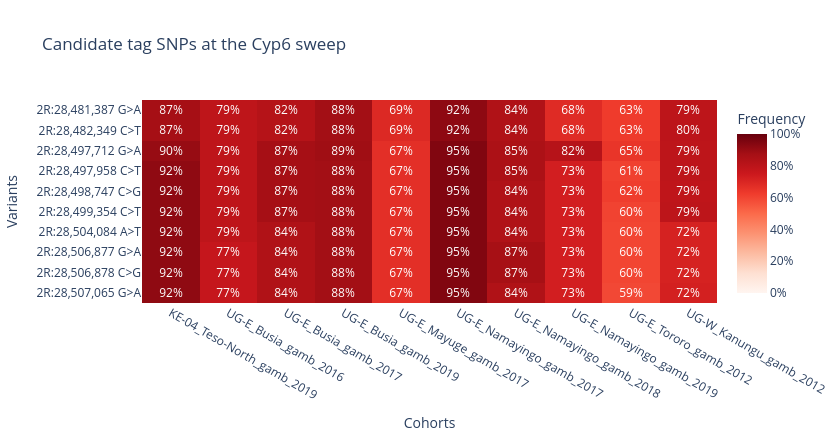

Notebook code cell kept with this figure:
### Markdown cell above
At *Cyp6* no SNP separates the swept haplotype perfectly: the best tags are still found on
about a sixth of the "other" haplotypes. The dendrogram explains why: a small group of haplotypes
sits just a few SNPs away from the swept cluster and shares most of its alleles. Those relatives
may carry the duplication too, which the next check helps to judge.

Phased haplotypes only include SNPs that pass the phasing filters, so a tag SNP should be checked
in the unphased SNP calls too, and in more places. Below we compute the frequency of the top tag
alleles in every district and year around Busia with `snp_allele_frequencies()`, alongside the
duplication (from Module 3.1). A tag that tracks the duplication everywhere, including in Tororo
and Kanungu where the duplication is less common, is more useful than one that only works in Busia.

### Code cell
top = tags.head(10)
frq = ag3.snp_allele_frequencies(
    region=cfg["cluster_region"],
    cohorts="admin2_year",
    sample_sets=SAMPLE_SETS,
    sample_query=REGION_QUERY,
).reset_index()
frq_tags = frq.merge(top[["position", "alt"]], left_on=["position", "alt_allele"], right_on=["position", "alt"])
ag3.plot_frequencies_heatmap(frq_tags.set_index("label"), index=None,
                             title=f"Candidate tag SNPs at the {LOCUS} sweep");

### Figure 1 — Plotly figure (JSON) as saved in the notebook; plotly's stock layout.template omitted (floating-point values rounded to 4 significant figures)
{"data": [{"coloraxis": "coloraxis", "name": "0", "texttemplate": "%{z:.0%}", "x": ["KE-04_Teso-North_gamb_2019", "UG-E_Busia_gamb_2016", "UG-E_Busia_gamb_2017", "UG-E_Busia_gamb_2019", "UG-E_Mayuge_gamb_2017", "UG-E_Namayingo_gamb_2017", "UG-E_Namayingo_gamb_2018", "UG-E_Namayingo_gamb_2019", "UG-E_Tororo_gamb_2012", "UG-W_Kanungu_gamb_2012"], "y": ["2R:28,481,387 G>A", "2R:28,482,349 C>T", "2R:28,497,712 G>A", "2R:28,497,958 C>T", "2R:28,498,747 C>G", "2R:28,499,354 C>T", "2R:28,504,084 A>T", "2R:28,506,877 G>A", "2R:28,506,878 C>G", "2R:28,507,065 G>A"], "z": [[0.871, 0.7917, 0.8226, 0.8784, 0.6905, 0.9211, 0.8382, 0.6818, 0.625, 0.7947], [0.871, 0.7917, 0.8226, 0.8784, 0.6905, 0.9211, 0.8382, 0.6818, 0.6295, 0.8], [0.9032, 0.7917, 0.871, 0.8851, 0.6667, 0.9474, 0.8529, 0.8182, 0.6473, 0.7947], [0.9194, 0.7917, 0.871, 0.8784, 0.6667, 0.9474, 0.8529, 0.7273, 0.6116, 0.7947], [0.9194, 0.7917, 0.871, 0.8784, 0.6667, 0.9474, 0.8382, 0.7273, 0.6205, 0.7895], [0.9194, 0.7917, 0.871, 0.8784, 0.6667, 0.9474, 0.8382, 0.7273, 0.6027, 0.7947], [0.9194, 0.7917, 0.8387, 0.8784, 0.6667, 0.9474, 0.8382, 0.7273, 0.5982, 0.7158], [0.9194, 0.7708, 0.8387, 0.8784, 0.6667, 0.9474, 0.8676, 0.7273, 0.5982, 0.7158], [0.9194, 0.7708, 0.8387, 0.8784, 0.6667, 0.9474, 0.8676, 0.7273, 0.5982, 0.7158], [0.9194, 0.7708, 0.8387, 0.8784, 0.6667, 0.9474, 0.8382, 0.7273, 0.5893, 0.7211]], "type": "heatmap", "xaxis": "x", "yaxis": "y", "hovertemplate": "x: %{x}<br>y: %{y}<br>color: %{z}<extra></extra>"}], "layout": {"xaxis": {"anchor": "y", "domain": [0.0, 1.0], "side": "bottom", "tickangle": 30, "title": {"text": "Cohorts"}}, "yaxis": {"anchor": "x", "domain": [0.0, 1.0], "autorange": "reversed", "title": {"text": "Variants"}}, "coloraxis": {"colorscale": [[0.0, "rgb(255,245,240)"], [0.125, "rgb(254,224,210)"], [0.25, "rgb(252,187,161)"], [0.375, "rgb(252,146,114)"], [0.5, "rgb(251,106,74)"], [0.625, "rgb(239,59,44)"], [0.75, "rgb(203,24,29)"], [0.875, "rgb(165,15,21)"], [1.0, "rgb(103,0,13)"]], "cmin": 0, "cmax": 1, "colorbar": {"title": {"text": "Frequency"}, "tickvals": [0, 0.2, 0.4, 0.6, 0.8, 1.0], "ticktext": ["0%", "20%", "40%", "60%", "80%", "100%"]}}, "title": {"text": "Candidate tag SNPs at the Cyp6 sweep"}, "height": 440, "width": 840}}
